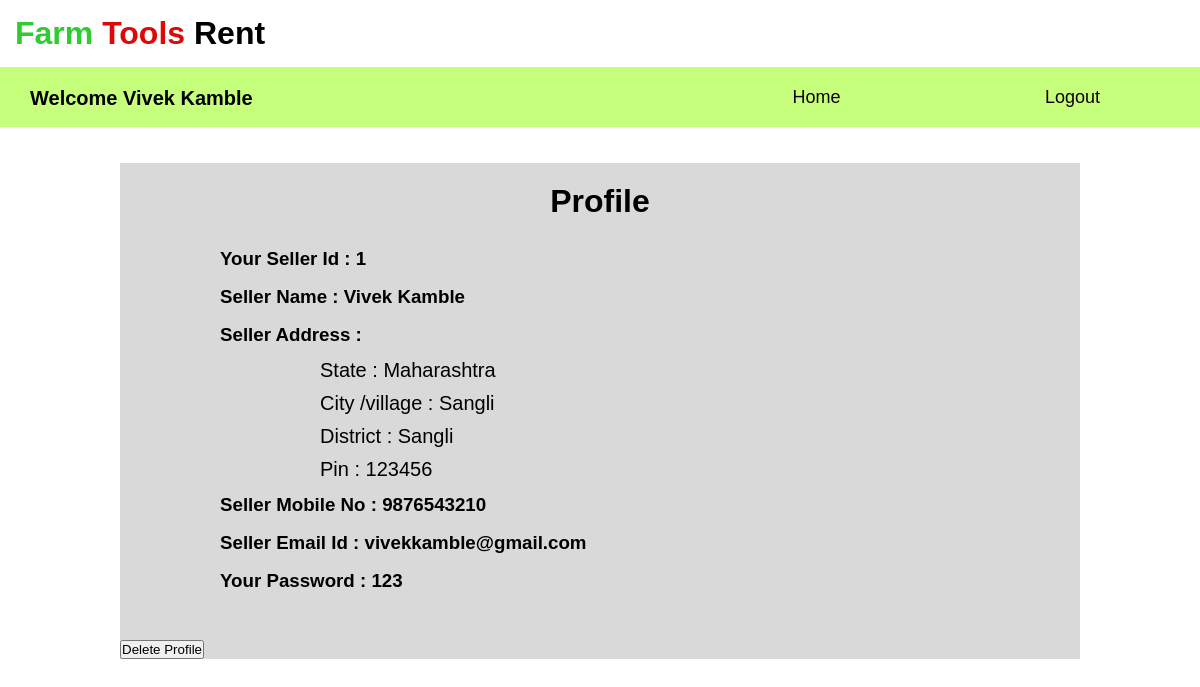
Screenshot of /Seller_Profile.php (signed in) with the database file from the repository.
### tables this page shows
CREATE TABLE `s_signup` (
  `Seller_id` int(11) NOT NULL,
  `Account_status` varchar(255) NOT NULL,
  `Full_name` varchar(75) NOT NULL,
  `City_village` varchar(75) NOT NULL,
  `State` varchar(50) NOT NULL,
  `District` varchar(50) NOT NULL,
  `Pin` varchar(20) NOT NULL,
  `Mobile` varchar(20) NOT NULL,
  `Email` varchar(50) NOT NULL,
  `Password` varchar(50) NOT NULL,
  `Repassword` varchar(50) NOT NULL
);

### Seller_Profile.php (the view, shortened to what this page needs)
<?php
require 'connection/config.php';
if (!empty($_SESSION['Seller_id'])) {
    $Seller_id = $_SESSION['Seller_id'];
    $result = mysqli_query($conn, "SELECT * FROM s_signup WHERE Seller_id = $Seller_id");
    $row = mysqli_fetch_assoc($result);
} else {
    header("Location: Seller_Dashboard.php");
    exit();
}
?>
<!DOCTYPE html>
<html lang="en">
<head>
    <link rel="stylesheet" href="Css/Profile.css">
</head>
<body>
    <div class="main_div">
        <div class="logo">
            <h1><span class="farm">Farm </span><span class="Tools"> Tools </span><span class="Rent"> Rent</span></h1>
        </div>
        <div>
            <nav>
                <ul>
                    <li class="seller-wel">Welcome <?php echo $row["Full_name"]; ?></li>
                    <div class="icons">
                        <li><a href="Seller_Dashboard.php" id="customer-login">Home</a></li>
                        <li><a href="logout.php" id="customer-login">Logout</a></li>
                    </div>
                </ul>
            </nav>
        </div>
    </div>
    <div class="profile-cont">
        <h1>Profile</h1>
        <h3>Your Seller Id : <?php echo $row["Seller_id"]; ?></h3>
        <h3>Seller Name : <?php echo $row["Full_name"]; ?></h3>
        <h3>Seller Address :</h3>
        <p>State : <?php echo $row["State"] ?></p>
        <p>City /village : <?php echo $row["City_village"] ?></p>
        <p>District : <?php echo $row["District"] ?></p>
        <p>Pin : <?php echo $row["Pin"] ?></p>
        <h3>Seller Mobile No : <?php echo $row["Mobile"]; ?></h3>
        <h3>Seller Email Id : <?php echo $row["Email"]; ?></h3>
        <h3 id="pass">Your Password : <?php echo $row["Password"]; ?></h3>
        <form method="post" onsubmit="return confirmDelete()">
            <button type="submit" name="delete_profile">Delete Profile</button>
        </form>
    </div>
</body>
</html>

### Css/Profile.css (style rules this page uses)
* { padding: 0; margin: 0; font-family: Arial, sans-serif; }
.main_div { width:100% }
.logo { background-color: white; padding:15px; }
h1 .farm { color: rgb(48, 203, 48); }
h1 .Tools { color: rgb(223, 8, 8); }
h1 .Rent { color:black ; }
nav { width: 100%; height: 60px; background-color: #C5FF7B; }
.icons { float: right; }
nav li { justify-content: center; display: inline-flex; text-align: center; }
nav li a { color: rgb(14, 1, 1); font-size: 18px; padding: 20px; padding-inline: 100px; text-decoration: none; transition: background-color 0.3s, color 0.3s, transform 0.8s; border-radius: 50px; }
.seller-wel { justify-content: center; align-items: center; padding-top: 20px; width: auto; padding-inline: 30px; font-size: 20px; font-weight: 600; }
.profile-cont { margin: auto; margin-top: 3%; margin-bottom: 5%; align-items: center; width: 80%; background-color: #D9D9D9; }
.profile-cont h1 { text-align: center; padding: 20px; }
.profile-cont h3 { padding: 8px; padding-left: 100px; }
.profile-cont p { font-size: 20px; padding: 5px; padding-left: 200px; }
#pass { padding-bottom: 5%; }

### rows the page displays
s_signup: Full_name "Vivek Kamble", Seller_id "1", State "Maharashtra", City_village "Sangli", District "Sangli", Pin "123456", Mobile "9876543210", Email "vivekkamble@gmail.com", Password "123"
